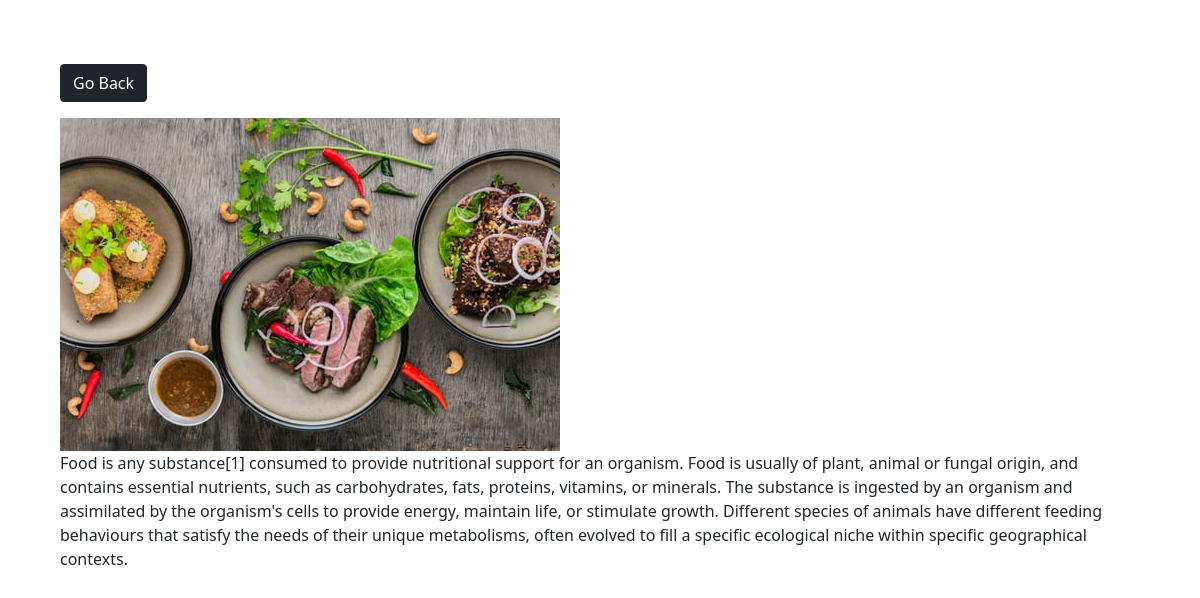
/photo/4/, run on the app's committed database.
### djangoapp1/models.py (models this page shows, shortened)
class Photo(models.Model):
    category = models.ForeignKey(Category, on_delete= models.SET_NULL , null=True, blank=True)
    image = models.FileField(null = False, blank= False)
    description = models.TextField()

### djangoapp1/views.py (the view)
# urls.py: path('photo/<str:pk>/',views.viewPhotos,name='photo'),
def viewPhotos(request,pk):
    photo = Photo.objects.get(id=pk)
    return render(request,'photos/photo.html',{'photo': photo})

### djangoapp1/templates/photos/photo.html (shortened to what this page needs)
<!DOCTYPE html>
<html lang="en">
<head>
    <link href="https://cdn.jsdelivr.net/npm/bootstrap@5.0.2/dist/css/bootstrap.min.css" rel="stylesheet"
>
</head>
<body class="m-5">
    <div class="container">
        <div class="row justify-content-center">
           <div class="col">
               <a href="{% url 'gallery' %}" class="btn btn-dark my-3">Go Back</a>
               <div style="height: 90vh;">
            <img style="max-width: 100%; max-height: 100%;" src="{{photo.image.url}}"
            alt="">
            <p>{{photo.description}}</p>
        </div>
           </div>
        </div>
    </div>
</body>
</html>

### data on the page
Photo: image (picture), description "Food is any substance[1] consumed to provide nutritional support for an organism. Food is usually of plant, animal or fungal origin, and contains essential nutrients, such as carbohydrates, fats, proteins, vitamins, or minerals. The substance is ingested by an organism and assimilated by the organism's cells to provide energy, maintain life, or stimulate growth. Different species of animals have different feeding behaviours that satisfy the needs of their unique metabolisms, often evolved to fill a specific ecological niche within specific geographical contexts."
